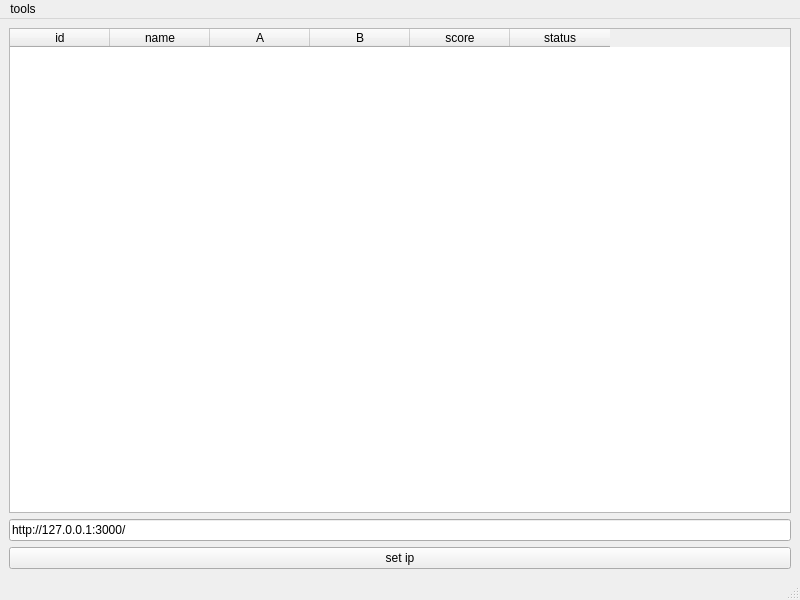
<?xml version="1.0" encoding="UTF-8"?>
<ui version="4.0">
 <class>MainWindow</class>
 <widget class="QMainWindow" name="MainWindow">
  <property name="geometry">
   <rect>
    <x>0</x>
    <y>0</y>
    <width>800</width>
    <height>600</height>
   </rect>
  </property>
  <property name="windowTitle">
   <string>MainWindow</string>
  </property>
  <widget class="QWidget" name="centralwidget">
   <layout class="QVBoxLayout" name="verticalLayout_2">
    <item>
     <layout class="QVBoxLayout" name="verticalLayout"/>
    </item>
    <item>
     <widget class="QTableWidget" name="tableWidget">
      <column>
       <property name="text">
        <string>id</string>
       </property>
      </column>
      <column>
       <property name="text">
        <string>name</string>
       </property>
      </column>
      <column>
       <property name="text">
        <string>A</string>
       </property>
      </column>
      <column>
       <property name="text">
        <string>B</string>
       </property>
      </column>
      <column>
       <property name="text">
        <string>score</string>
       </property>
      </column>
      <column>
       <property name="text">
        <string>status</string>
       </property>
      </column>
     </widget>
    </item>
    <item>
     <widget class="QLineEdit" name="ip">
      <property name="text">
       <string>http://127.0.0.1:3000/</string>
      </property>
     </widget>
    </item>
    <item>
     <widget class="QPushButton" name="set_ip">
      <property name="text">
       <string>set ip</string>
      </property>
     </widget>
    </item>
   </layout>
  </widget>
  <widget class="QMenuBar" name="menubar">
   <property name="geometry">
    <rect>
     <x>0</x>
     <y>0</y>
     <width>800</width>
     <height>25</height>
    </rect>
   </property>
   <widget class="QMenu" name="menutools">
    <property name="title">
     <string>tools</string>
    </property>
    <addaction name="calc"/>
    <addaction name="lev1"/>
    <addaction name="lev2"/>
    <addaction name="lev3"/>
    <addaction name="lev4"/>
    <addaction name="reload"/>
   </widget>
   <addaction name="menutools"/>
  </widget>
  <widget class="QStatusBar" name="statusbar"/>
  <action name="calc">
   <property name="text">
    <string>calculate</string>
   </property>
  </action>
  <action name="lev1">
   <property name="text">
    <string>deactivate leverage 1</string>
   </property>
  </action>
  <action name="lev2">
   <property name="text">
    <string>activate leverage 2</string>
   </property>
  </action>
  <action name="reload">
   <property name="text">
    <string>reload</string>
   </property>
   <property name="shortcut">
    <string>Ctrl+R</string>
   </property>
  </action>
  <action name="lev3">
   <property name="text">
    <string>activate lev3</string>
   </property>
  </action>
  <action name="lev4">
   <property name="text">
    <string>lev4</string>
   </property>
  </action>
 </widget>
 <resources/>
 <connections/>
</ui>
